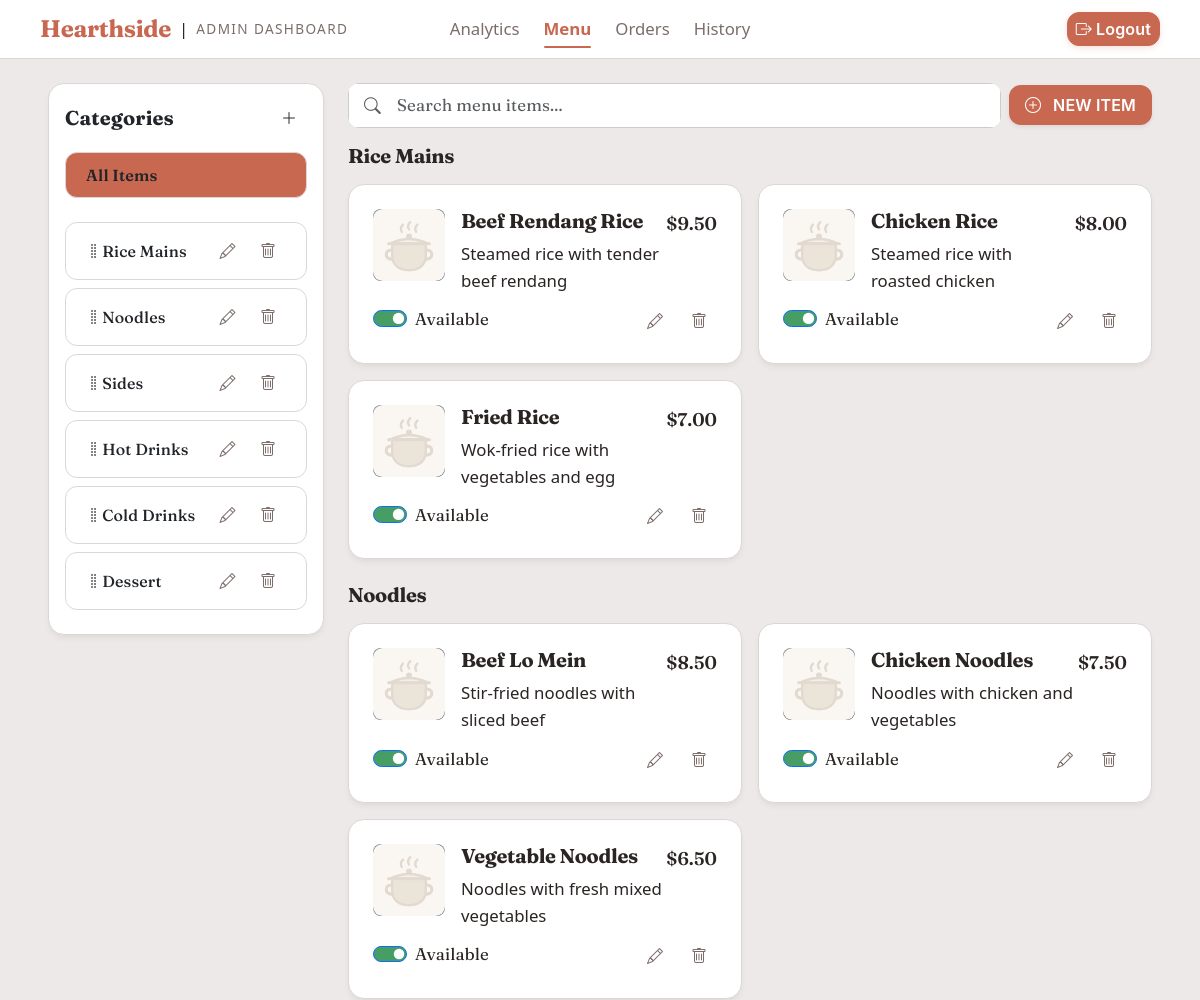
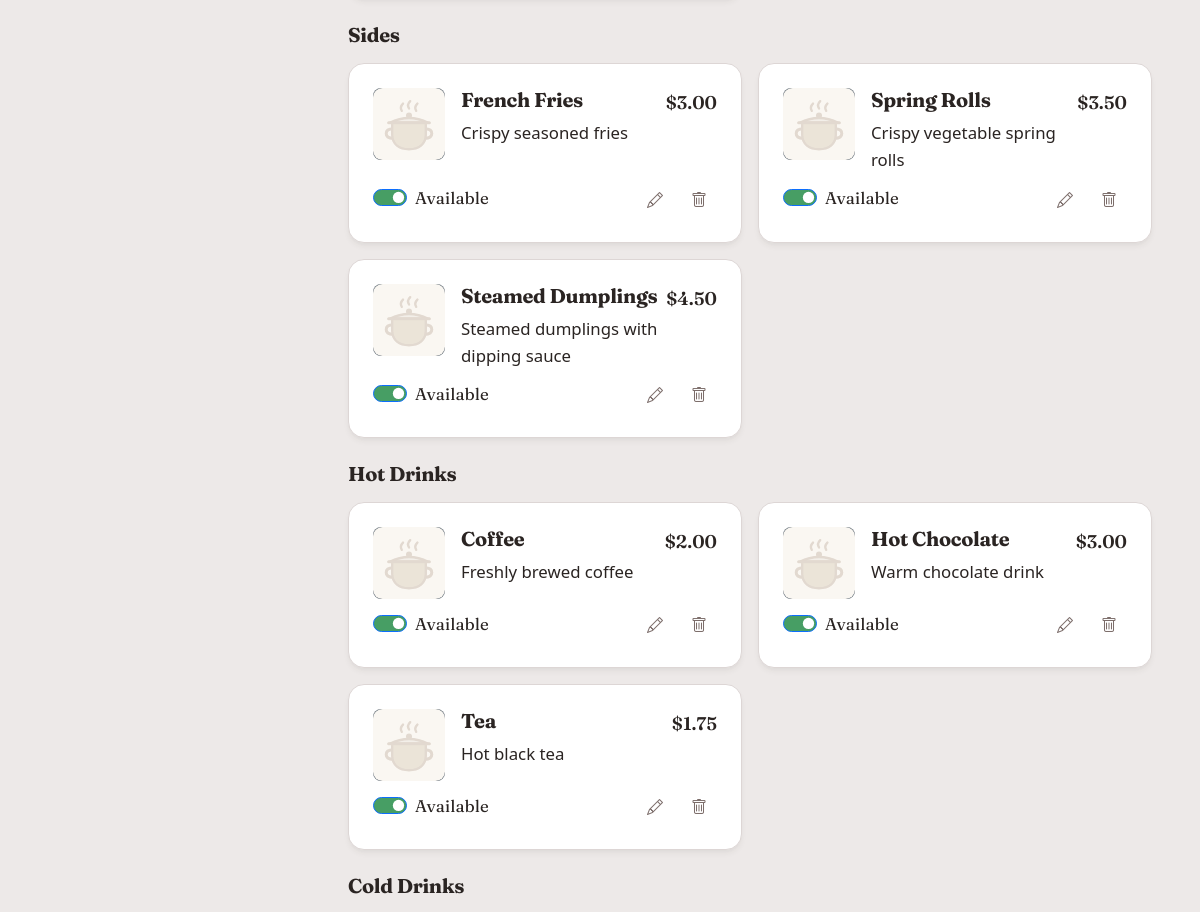
Before: /admin/manage-menu (signed in, upper part) with the older database file (2 pictures, top to bottom).
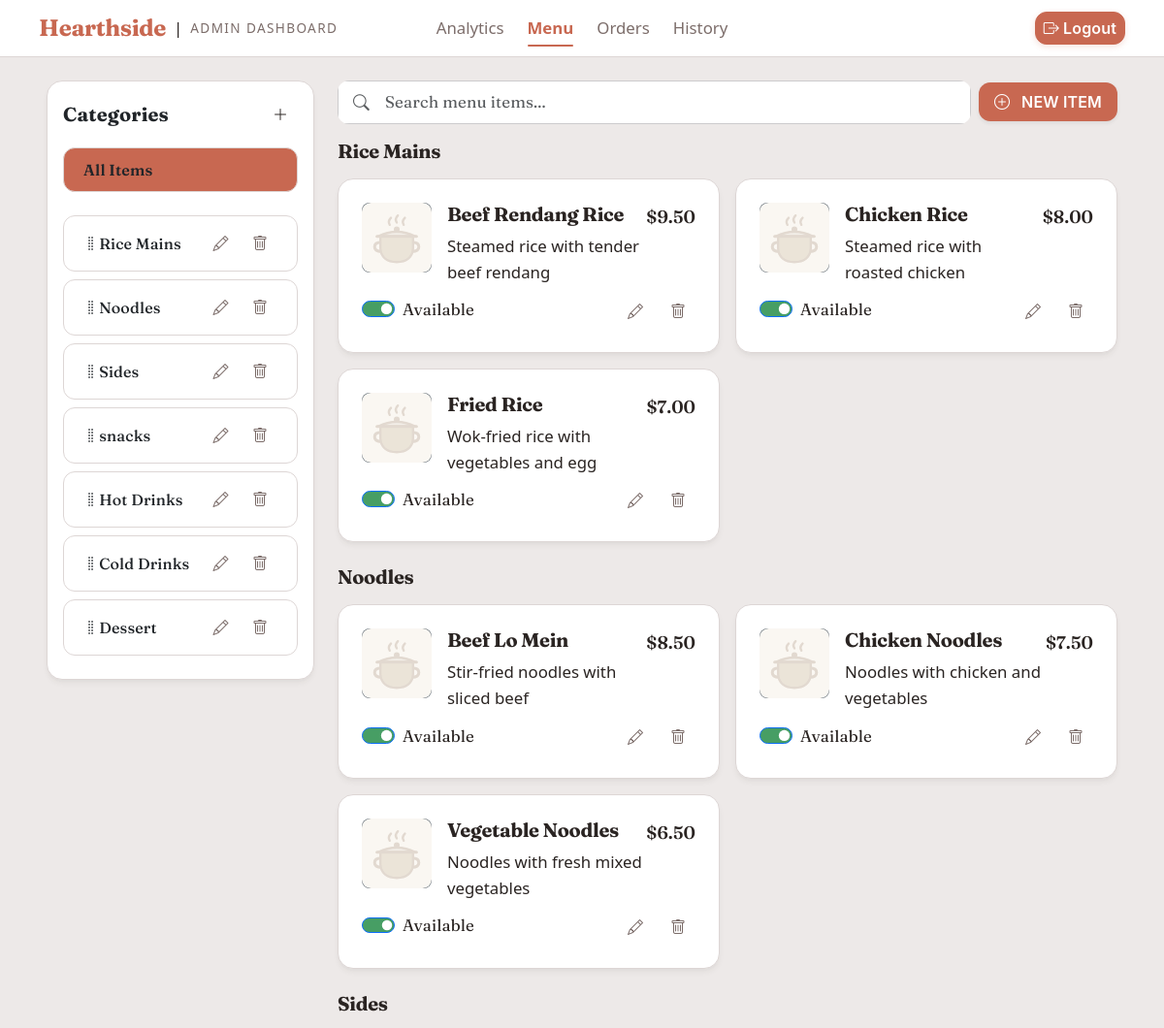
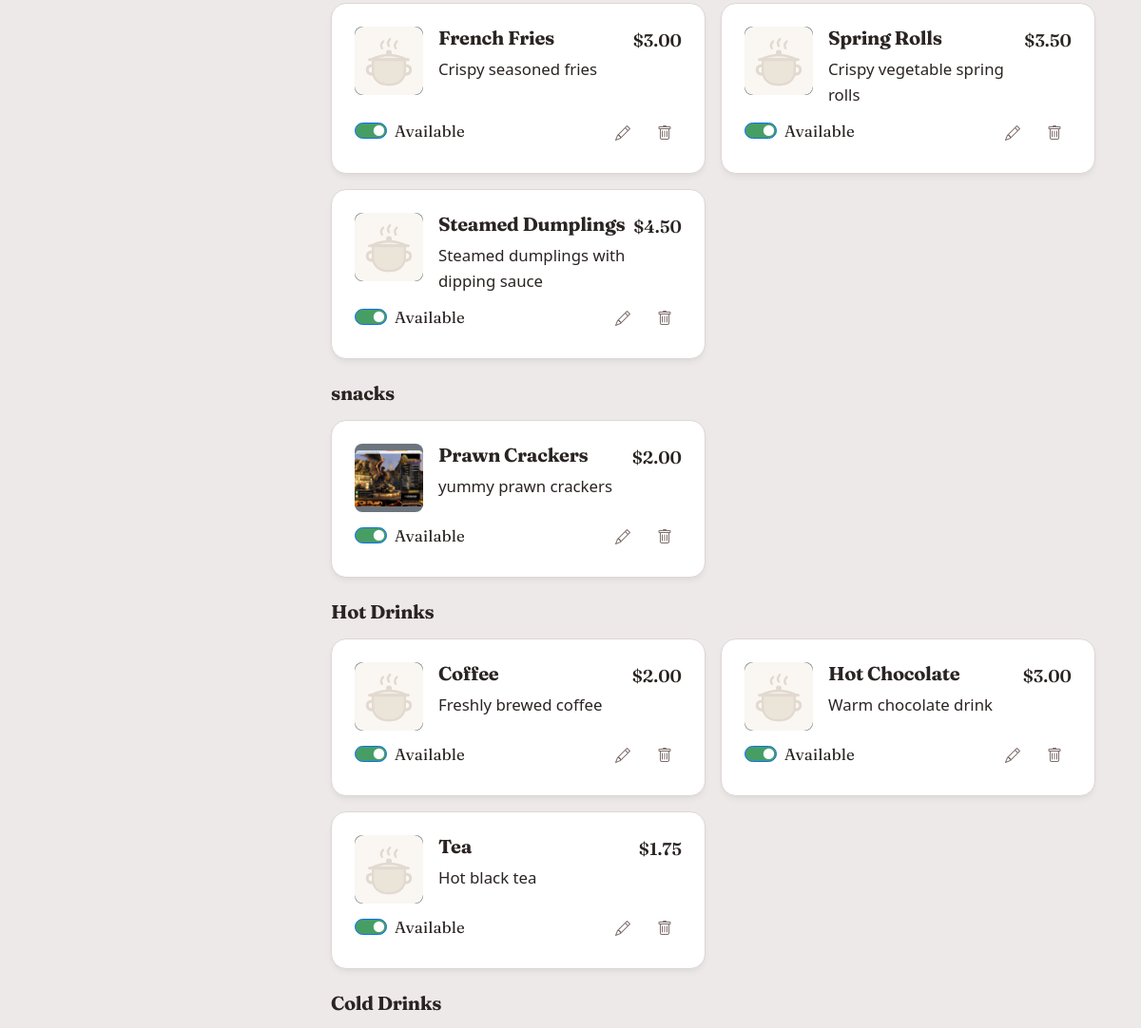
After: the same page with the newer database file (2 pictures, top to bottom).
### app/models.py (models this page shows, shortened)
class Category(db.Model):
    __tablename__ = "categories"
    id   = db.Column(db.Integer, primary_key=True)
    name = db.Column(db.String(64), unique=True, nullable=False)
    display_order = db.Column(db.Integer, default=0, nullable=False)
    items = db.relationship("MenuItem", backref="category", lazy=True)

class MenuItem(db.Model):
    __tablename__ = "menu_items"
    id               = db.Column(db.Integer, primary_key=True)
    name             = db.Column(db.String(100), nullable=False)
    description      = db.Column(db.String(255), default="")
    price            = db.Column(db.Float,       nullable=False)
    category_id      = db.Column(db.Integer, db.ForeignKey('categories.id', ondelete='SET NULL'), nullable=True)
    image_filename   = db.Column(db.String(120),  default="placeholder.jpg")
    is_available     = db.Column(db.Boolean,      default=True, nullable=False)
    order_items = db.relationship("OrderItem", back_populates="menu_item")

### app/admin/routes.py (the view)
@admin_bp.route('/manage-menu', methods=['GET'])
def manage_menu():
    search_query = request.args.get('search', '').strip()
    all_items = MenuItem.query.order_by(MenuItem.name.asc()).all()
    items_by_category = defaultdict(list)
    categories = Category.query.order_by(Category.display_order.asc()).all()
    for category in categories:
        items_by_category[category] = [item for item in all_items if item.category_id == category.id]
    category_query = Category.query.order_by(Category.display_order.asc()).all()
    for item in all_items:
            if item.category is None:
                items_by_category["Uncategorized"].append(item)
    return render_template('admin/manage_menu.html',
                           items_by_category=items_by_category,
                           search_query=search_query,
                           categories=category_query)

### app/admin/routes.py (called while the page is built)
@admin_bp.before_request
def require_admin_for_all_admin_routes():
    if request.endpoint == "admin.login":
        return None
    if not current_user.is_authenticated:
        if request.is_json:
            return jsonify({"success": False, "message": "Authentication required."}), 401
        return redirect(url_for("main.index"))
    if getattr(current_user, "role", None) != "admin" and not getattr(current_user, "is_admin", False):
        if request.is_json:
            return jsonify({"success": False, "message": "Admin privileges required."}), 403
        abort(403)

### app/templates/admin/manage_menu.html (shortened to what this page needs)
{% extends "admin_base.html" %} {% block content %}
<div class="container dashboard-desktop-container overflow-y-auto flex-grow-1 pt-4">
    <div class="menu-dashboard-body d-flex flex-column flex-lg-row gap-4">
        <div class="menu-dashboard-left-column col-12 col-md-12 col-lg-3 ">
            <div class="card ">
                <div class="card-body ">
                    <div class="d-flex justify-content-between align-items-center mb-3 ">
                        <h2 class="d-flex flex-row justify-content-between align-items-center w-100 category-header h5 mb-0 headline-font text-dark fw-bold">
                            <div class="label-font">Categories</div>
                            <button
                                type="button"
                                class="btn btn-icon btn-sm p-1"
                                data-bs-toggle="modal"
                                data-bs-target="#addCategoryModal"
                            >
                                <i class="bi bi-plus-lg"></i>
                            </button>
                        </h2>
                    </div>
                    <div class="category-list ">
                        <div class="btn btn-category d-flex justify-content-between align-items-center mb-4 active"
                            data-category-id="all">
                            <span class="label-font text-dark">All Items</span>
                        </div>
                        <div id="sortableCategoryList" class="list-group">
                            {% for category in categories %}
                            <div class="btn btn-category d-flex justify-content-between align-items-center mb-2"
                                data-category-id="{{ category.id }}"
                                data-id="{{category.id}}">
                                <div class="category-label d-flex align-items-center">
                                    <i class="bi bi-grip-vertical text-muted drag-handle pointer" style="cursor: grab;"></i>
                                    <span class="label-font text-dark">{{ category.name }}</span>
                                </div>
                                <div class="category-actions">
                                    <button
                                        type="button"
                                        class="btn btn-icon btn-sm p-1 btn-ghost"
                                        data-bs-toggle="modal"
                                        data-bs-target="#editCategoryModal"
                                        data-action="edit-category"
                                        data-category-id="{{ category.id }}"
                                        data-category-name="{{ category.name }}"
                                    >
                                        <i class="bi bi-pencil"></i>
                                    </button>
                                    <button
                                        type="button"
                                        class="btn btn-icon btn-sm p-1 btn-ghost"
                                        data-action="delete-category"
                                        data-category-id="{{ category.id }}"
                                        data-category-name="{{ category.name }}"
                                    >
                                        <i class="bi bi-trash"></i>
                                    </button>
                                </div>
                            </div>
                            {% endfor %}
                        </div>
                    </div>
                </div>
            </div>
        </div>
        <div class="menu-dashboard-right-column w-100">
            <div class="menu-dashboard-header d-flex flex-row justify-content-between gap-2 g-3 align-items-center mb-3">
                <form
                    method="GET"
                    action="{{ url_for('admin.manage_menu') }}"
                    class="search-bar position-relative w-100"
                >
                    <i
                        class="bi bi-search position-absolute top-50 start-0 translate-middle-y ms-3 text-muted"
                    ></i>
                    <input
                        type="text"
                        id="searchInput"
                        name="search"
                        value="{{ search_query or '' }}"
                        class="form-control border-secondary border-opacity-25 bg-white bg-opacity-70 py-2 ps-5 body-font"
                        placeholder="Search menu items..."
                    />
                </form>
                <button type="button"
                        class="btn btn-primary text-white text-nowrap py-2 px-3 fw-semibold border-0 shadow-sm"
                        data-bs-toggle="modal"
                        data-bs-target="#addItemModal">
                    <i class="bi bi-plus-circle me-1"></i> NEW ITEM
                </button>
            </div>
            {% for category, menu_items in items_by_category.items() %}
            {% if menu_items %}
            <div class="category-section mb-4" data-section-category="{{ category.id }}">
                <h3 class="h5 headline fw-bold mb-3">{{ category.name }}</h3>
                <div class="row row-cols-1 row-cols-md-2 g-3">
                    {% for item in menu_items %}
                    <div class="col menu-item-card"  id="menuItemCard-{{ item.id }}">
                        <div class="card h-100 d-flex gap-2 align-items-center justify-content-between px-4 py-4">
                            <div class="card-content d-flex flex-row gap-3 align-items-start w-100">
                                <div class="card-image overflow-hidden flex-shrink-0 rounded-3 d-flex justify-content-center align-items-center bg-secondary" style="width: 72px; height: 72px;">
                                    <img src="{% if not item.image_filename or item.image_filename == 'placeholder.jpg' %}{{ url_for('static', filename='img/placeholder-pot.svg') }}{% else %}{{ url_for('static', filename='uploads/' + item.image_filename) }}{% endif %}"
                                            class="card-img-top object-fit-cover w-100" >
                                </div>
                                <div class="card-main d-flex flex-row justify-content-between w-100">
                                    <div class="card-text">
                                        <h5 class="card-title">{{ item.name }}</h5>
                                        <p class="card-text">{{ item.description }}</p>
                                    </div>
                                    <div class="card-price d-flex flex-column align-items-start h-100">
                                        <p class="price-tag ">${{ "{:,.2f}".format(item.price) }}</p>
                                    </div>
                                </div>
                            </div>
                            <div class="card-actions bg-transparent border-0 d-flex justify-content-between align-items-center w-100">
                                <div class="form-check form-switch">
                                    <input class="form-check-input"
                                        type="checkbox"
                                        role="switch"
                                        id="switch_{{ item.id }}"
                                        onchange="toggleVisibility(this, '{{ item.id }}')"
                                        {% if item.is_available %}checked{% endif %}>
                                    <label class="form-check-label" id="label_{{ item.id }}" for="switch_{{ item.id }}">{% if item.is_available %}Available{% else %}Unavailable{% endif %}</label>
                                </div>
                                <div class="d-flex gap-2">
                                    <button type="button" class="btn btn-sm btn-icon btn-ghost"
                                            data-action="edit"
                                            data-item-id="{{ item.id }}"
                                            data-item-name="{{ item.name }}">
                                            <i class="bi bi-pencil"></i>
                                    </button>
                                    <button type="button" class="btn btn-sm btn-icon btn-ghost-danger"
                                            data-action="delete-item"
                                            data-item-id="{{ item.id }}"
                                            data-item-name="{{ item.name }}">
                                        <i class="bi bi-trash"></i>
                                    </button>
                                </div>
                            </div>
                        </div>
                    </div>
                    {% endfor %}
                </div>
            </div>
            {% endif %}
            {% endfor %}
        </div>
    </div>
</div>
{% endblock %}

### app/templates/admin_base.html (shortened to what this page needs)
<!DOCTYPE html>
<html lang="en">
<head>
  <link href="https://cdn.jsdelivr.net/npm/bootstrap@5.3.3/dist/css/bootstrap.min.css" rel="stylesheet" />
  <link rel="stylesheet" href="https://cdn.jsdelivr.net/npm/bootstrap-icons@1.13.1/font/bootstrap-icons.min.css">
    <link rel="stylesheet" href="{{ url_for('static', filename='scss/main.css') }}">
</head>
<body class="vh-100 overflow-hidden d-flex flex-column">
    <nav class="app-navbar flex-shrink-0 ">
        <div class="container justify-content-between d-flex container-fluid">
            <div class="brand-container col-6 col-lg-4 d-flex align-items-center gap-2">
                <a href="{{ url_for('main.index') }}" class="h4 brand-title fw-bolder  m-0 text-decoration-none">Hearthside</a>
                <span class="brand-divider d-none d-md-inline" aria-hidden="true">|</span>
                <span class="brand-tagline fw-light fs-7     d-none d-md-inline">Admin Dashboard</span>
            </div>
            <div class="nav-links d-none d-lg-flex col-lg-4 d-none d-lg-flex justify-content-center align-items-center gap-4">
            <a class="nav-item-link {% if request.endpoint == 'admin.index' %}active{% endif %}" href="/admin/">Analytics</a>
            <a class="nav-item-link {% if request.endpoint == 'admin.manage_menu' %}active{% endif %}" href="/admin/manage-menu">Menu</a>
            <a class="nav-item-link {% if request.endpoint == 'admin.order_management' %}active{% endif %}" href="/admin/orders">Orders</a>
            <a class="nav-item-link {% if request.endpoint == 'admin.order_history' %}active{% endif %}" href="/admin/history">History</a>
            </div>
            <div class="nav-actions col-6 col-lg-4 d-flex justify-content-end align-items-center gap-2">
                <button class="btn btn-navbar btn-primary  d-flex py-1 gap-1 justify-content-center p-2">
                    <i class="bi bi-box-arrow-right"></i>
                    <div id="adminLogoutBtn" class="label">Logout</div>
                </button>
            </div>
        </div>
    </nav>
    <main class="container container-fluid flex-grow-1 d-flex flex-column overflow-hidden">
            {% block content %}{% endblock %}
    </main>
</body>
</html>

Changed rows visible on the page:
added Category: name "snacks"
added MenuItem: image_filename (picture), name "Prawn Crackers", description "yummy prawn crackers", price "2.00", is_available "☑", shows "Available", shown under "snacks"
